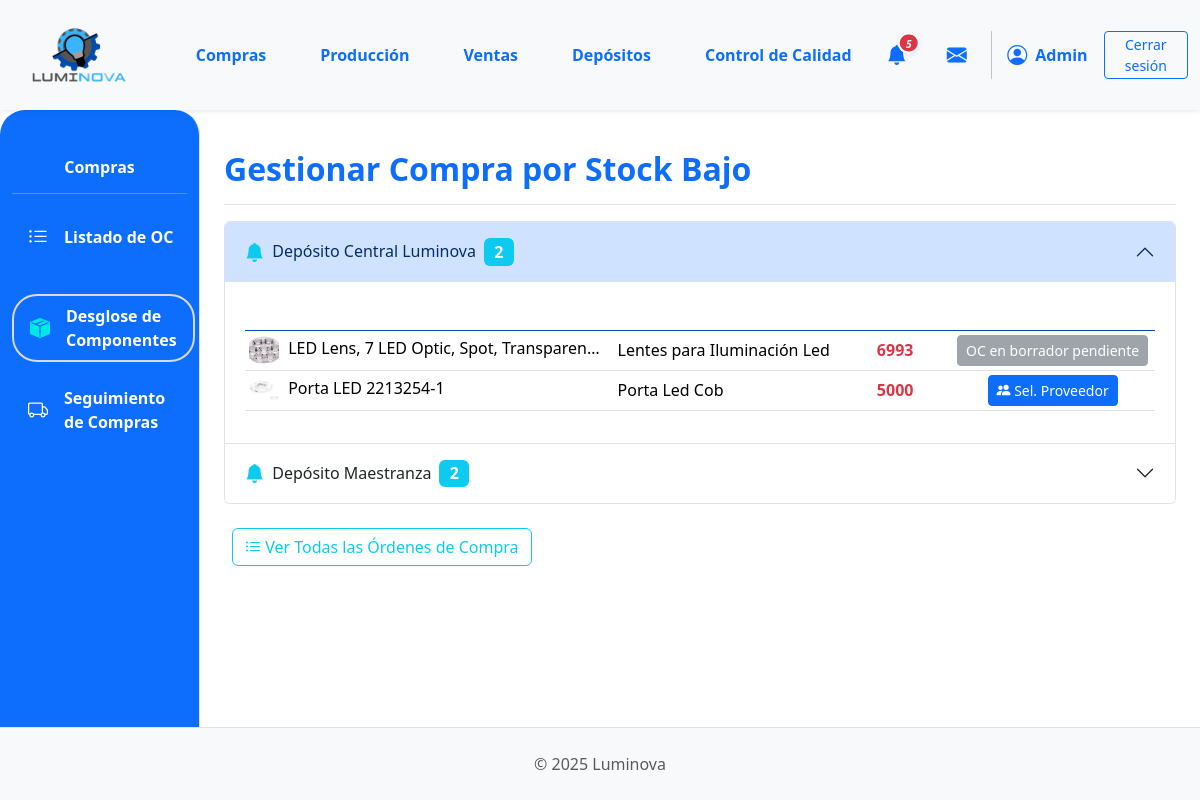
Page /compras/compras/desglose/ (signed in) on the committed database.
### App_LUMINOVA/models.py (models this page shows, shortened)
class Insumo(models.Model):
    notificado_a_compras = models.BooleanField(default=False, help_text="¿Ya fue notificado a compras por stock bajo?")
    descripcion = models.CharField(max_length=255)
    categoria = models.ForeignKey(
        CategoriaInsumo, on_delete=models.PROTECT, related_name="insumos"
    )
    fabricante = models.ForeignKey(
        Fabricante,
        on_delete=models.SET_NULL,
        null=True,
        blank=True,
        related_name="insumos_fabricados",
    )
    imagen = models.ImageField(null=True, blank=True, upload_to="insumos/")
    stock = models.IntegerField(default=0)
    cantidad_en_pedido = models.PositiveIntegerField(
        default=0, verbose_name="Cantidad en Pedido", blank=True, null=True
    )
    deposito = models.ForeignKey(
        "Deposito",
        on_delete=models.PROTECT,
        related_name="insumos",
        null=True,
        blank=True,
        help_text="Depósito al que pertenece este insumo",
    )

class Deposito(models.Model):
    nombre = models.CharField(max_length=100, unique=True)
    ubicacion = models.CharField(max_length=255, blank=True)
    descripcion = models.TextField(blank=True)

class CategoriaInsumo(models.Model):
    nombre = models.CharField(
        max_length=100, verbose_name="Nombre Categoría Insumo"
    )
    imagen = models.ImageField(upload_to="categorias_insumos/", null=True, blank=True)
    deposito = models.ForeignKey(
        "Deposito",
        on_delete=models.CASCADE,
        related_name="categorias_insumo",
        null=True,
        blank=True,
    )
    class Meta:
        verbose_name = "Categoría de Insumo"
        verbose_name_plural = "Categorías de Insumos"
        unique_together = ("nombre", "deposito")

### App_LUMINOVA/views_compras.py (the view)
# urls.py: path("compras/desglose/", compras_desglose_view, name="compras_desglose"),
@login_required
def compras_desglose_view(request):
    if not es_admin_o_rol(request.user, ["compras", "administrador"]):
        messages.error(request, "Acceso denegado. No tiene permisos para acceder a Compras.")
        return redirect("App_LUMINOVA:dashboard")
    logger.info("--- compras_desglose_view: INICIO ---")
    notificaciones_usuario = NotificationService.obtener_notificaciones_usuario(
        request.user, solo_no_leidas=True
    )
    if hasattr(notificaciones_usuario, 'filter'):
        notificaciones_stock_bajo = notificaciones_usuario.filter(tipo='stock_bajo')
    else:
        notificaciones_stock_bajo = [n for n in notificaciones_usuario if getattr(n, 'tipo', None) == 'stock_bajo']
    UMBRAL_STOCK_BAJO_INSUMOS = 15000
    ESTADOS_OC_POST_BORRADOR = [
        "APROBADA",
        "ENVIADA_PROVEEDOR",
        "EN_TRANSITO",
        "RECIBIDA_PARCIAL",
        "RECIBIDA_TOTAL",
        "COMPLETADA",
    ]
    from django.db.models import Sum
    insumos_con_oc_suficiente = []
    for insumo in Insumo.objects.filter(stock__lt=UMBRAL_STOCK_BAJO_INSUMOS):
        from django.db.models import Q
        total_en_ocs = Orden.objects.filter(
            tipo="compra",
            estado__in=ESTADOS_OC_POST_BORRADOR,
            insumo_principal=insumo
        ).filter(
            Q(deposito=insumo.deposito) | Q(deposito__isnull=True)
        ).aggregate(total=Sum('cantidad_principal'))['total'] or 0
        if (insumo.stock + total_en_ocs) >= UMBRAL_STOCK_BAJO_INSUMOS:
            insumos_con_oc_suficiente.append(insumo.id)
    insumos_ya_gestionados_ids = insumos_con_oc_suficiente
    logger.info(
        f"IDs de insumos que ya tienen OC post-borrador con cantidad suficiente: {list(insumos_ya_gestionados_ids)}"
    )
    all_insumos_bajo_stock = Insumo.objects.filter(stock__lt=UMBRAL_STOCK_BAJO_INSUMOS)
    logger.info(f"=== DEBUG DESGLOSE DE COMPRAS ===")
    logger.info(f"Umbral de stock bajo: {UMBRAL_STOCK_BAJO_INSUMOS}")
    if hasattr(all_insumos_bajo_stock, 'count'):
        logger.info(f"Total de insumos con stock bajo: {all_insumos_bajo_stock.count()}")
    else:
        logger.info(f"Total de insumos con stock bajo: {len(all_insumos_bajo_stock)}")
    for insumo in all_insumos_bajo_stock:
        ocs_activas = Orden.objects.filter(
            tipo="compra",
            estado__in=ESTADOS_OC_POST_BORRADOR,
            insumo_principal=insumo
        )
        total_en_ocs = ocs_activas.aggregate(total=Sum('cantidad_principal'))['total'] or 0
        stock_final = insumo.stock + total_en_ocs
        necesita_compra = stock_final < UMBRAL_STOCK_BAJO_INSUMOS
        logger.info(f"  Insumo '{insumo.descripcion}' (ID: {insumo.id}):")
        logger.info(f"    Stock actual: {insumo.stock}")
        logger.info(f"    En OCs activas: {total_en_ocs}")
        logger.info(f"    Stock proyectado: {stock_final}")
        logger.info(f"    Necesita compra: {necesita_compra}")
        logger.info(f"    OCs activas: {ocs_activas.count()}")
        for oc in ocs_activas:
            logger.info(f"      - OC #{oc.id}: Estado={oc.estado}, Cantidad={oc.cantidad_principal}")
    from collections import defaultdict
    insumos_criticos = (
        Insumo.objects.filter(stock__lt=UMBRAL_STOCK_BAJO_INSUMOS)
        .exclude(id__in=insumos_ya_gestionados_ids)
        .select_related("categoria", "deposito")
        .order_by("deposito__nombre", "categoria__nombre", "stock", "descripcion")
    )
    insumos_por_deposito = defaultdict(list)
    for insumo in insumos_criticos:
        tiene_oc_borrador = Orden.objects.filter(
            tipo="compra",
            estado="BORRADOR",
            insumo_principal=insumo,
            deposito=insumo.deposito
        ).exists()
        insumo.tiene_oc_borrador = tiene_oc_borrador
        insumos_por_deposito[insumo.deposito.nombre if insumo.deposito else "Sin depósito"].append(insumo)
    context = {
        "insumos_por_deposito": dict(insumos_por_deposito),
        "notificaciones_stock_bajo": notificaciones_stock_bajo,
        "umbral_stock_bajo": UMBRAL_STOCK_BAJO_INSUMOS,
        "titulo_seccion": "Gestionar Compra por Stock Bajo",
    }
    if hasattr(notificaciones_stock_bajo, 'count'):
        try:
            logger.info(f"Notificaciones de stock bajo: {notificaciones_stock_bajo.count()}")
        except TypeError:
            logger.info(f"Notificaciones de stock bajo: {len(list(notificaciones_stock_bajo))}")
    else:
        logger.info(f"Notificaciones de stock bajo: {len(notificaciones_stock_bajo)}")
    return render(request, "compras/compras_desglose.html", context)

### App_LUMINOVA/context_processors.py (called while the page is built)
def puede_ver_deposito_sidebar(request):
    user = getattr(request, 'user', None)
    if not user or not user.is_authenticated:
        return {'puede_ver_deposito_sidebar': False}
    if user.is_superuser:
        return {'puede_ver_deposito_sidebar': True}
    tiene_depositos = UsuarioDeposito.objects.filter(usuario=user).exists()
    if user.groups.filter(name='Depósito').exists() and tiene_depositos:
        return {'puede_ver_deposito_sidebar': True}
    return {'puede_ver_deposito_sidebar': False}

### App_LUMINOVA/models.py (called while the page is built)
    @staticmethod
    def pedidos_por_deposito(deposito_id):
        return Orden.objects.filter(insumo_principal__deposito_id=deposito_id)

    @staticmethod
    def solicitudes_por_deposito(deposito_id):
        return OrdenProduccion.objects.filter(producto_a_producir__deposito_id=deposito_id)

### App_LUMINOVA/utils.py (called while the page is built, shortened)
def es_admin_o_rol(user, roles_permitidos=None):
    if user.is_superuser:
        return True

### App_LUMINOVA/templates/compras/compras_desglose.html (shortened to what this page needs)
{% extends 'padre.html' %}
{% load static %}
{% load django_bootstrap5 %}
{% block sidebar_content %}
    {% include 'compras/compras_sidebar.html' %}
{% endblock %}
{% block content %}
<div class="d-flex justify-content-between flex-wrap flex-md-nowrap align-items-center pt-3 pb-2 mb-3 border-bottom">
    <h1 class="h2 fw-bold text-primary">{{ titulo_seccion }}</h1>
</div>
<div class="accordion" id="accordionDepositos">
  {% for deposito_nombre, insumos_list in insumos_por_deposito.items %}
    <div class="accordion-item">
      <h2 class="accordion-header" id="heading{{ forloop.counter }}">
        <button class="accordion-button {% if not forloop.first %}collapsed{% endif %}" type="button" data-bs-toggle="collapse" data-bs-target="#collapse{{ forloop.counter }}" aria-expanded="{% if forloop.first %}true{% else %}false{% endif %}" aria-controls="collapse{{ forloop.counter }}">
          <span class="me-2">
            <i class="bi bi-bell-fill" style="color: #0dcaf0; font-size: 1.2em; vertical-align: middle;"></i>
          </span>
          {{ deposito_nombre }} <span class="badge bg-info ms-2" style="font-size: 1em;">{{ insumos_list|length }}</span>
        </button>
      </h2>
      <div id="collapse{{ forloop.counter }}" class="accordion-collapse collapse {% if forloop.first %}show{% endif %}" aria-labelledby="heading{{ forloop.counter }}" data-bs-parent="#accordionDepositos">
        <div class="accordion-body">
          <table class="table table-hover table-sm align-middle">
            <thead class="color-thead">
              <tr>
                <th>Insumo</th>
                <th>Categoría</th>
                <th class="text-center">Stock Actual</th>
                <th class="text-center">Acción</th>
              </tr>
            </thead>
            <tbody>
              {% for insumo_item in insumos_list %}
                <tr>
                  <td>
                    {% if insumo_item.imagen %}
                      <img src="{{ insumo_item.imagen.url }}" alt="{{ insumo_item.descripcion }}" style="width: 30px; height: 30px; object-fit: cover; border-radius: 3px; margin-right: 5px;">
                    {% endif %}
                    {{ insumo_item.descripcion|truncatechars:40 }}
                  </td>
                  <td>{{ insumo_item.categoria.nombre|default_if_none:"N/A" }}</td>
                  <td class="text-center fw-bold text-danger">{{ insumo_item.stock }}</td>
                  <td class="text-center">
                    {% if insumo_item.tiene_oc_borrador %}
                      <button class="btn btn-sm btn-secondary" disabled>OC en borrador pendiente</button>
                    {% else %}
                      <a href="{% url 'App_LUMINOVA:compras_seleccionar_proveedor_para_insumo' insumo_item.id %}"
                         class="btn btn-sm btn-primary"
                         title="Seleccionar Proveedor para {{ insumo_item.descripcion }}">
                        <i class="bi bi-people-fill"></i> Sel. Proveedor
                      </a>
                    {% endif %}
                  </td>
                </tr>
              {% endfor %}
            </tbody>
          </table>
        </div>
      </div>
    </div>
  {% empty %}
    <p>No hay insumos críticos para gestionar.</p>
  {% endfor %}
</div>
<div class="mt-4">
    <a href="{% url 'App_LUMINOVA:compras_lista_oc' %}" class="btn btn-outline-info ms-2">
        <i class="bi bi-list-ul"></i> Ver Todas las Órdenes de Compra
    </a>
</div>
{% endblock %}

### App_LUMINOVA/templates/shared/header.html (shortened to what this page needs)
{% load static %}
<header>
    <nav class="navbar navbar-expand-lg navbar-light bg-light shadow-sm p-0">
        <div class="container-fluid d-flex align-items-center">
            <div class="col-md-3 col-lg-1">
                <a class="navbar-brand d-flex align-items-center ms-3" href="{% url 'App_LUMINOVA:dashboard' %}">
                    <img src="{% static 'img/logo.png' %}" alt="Luminova Logo" height="100" width="100" class="d-inline-block align-text-top me-2">
                </a>
            </div>
            <div class="collapse navbar-collapse" id="navbarContent" style="padding-left: 5%;">
                <ul class="navbar-nav mb-2 mb-lg-0 d-flex justify-content-around w-100">
                    <li class="nav-item"><a class="nav-link text-primary fw-bold" href="{% url 'App_LUMINOVA:compras_lista_oc' %} ">Compras</a></li>
                    <li class="nav-item"><a class="nav-link text-primary fw-bold" href="{% url 'App_LUMINOVA:produccion_principal' %}">Producción</a></li>
                    <li class="nav-item"><a class="nav-link text-primary fw-bold" href="{% url 'App_LUMINOVA:ventas_lista_ov' %}">Ventas</a></li>
                    <li class="nav-item"><a class="nav-link text-primary fw-bold" href="{% url 'App_LUMINOVA:seleccionar_deposito' %}">Depósitos</a></li>
                    <li class="nav-item"><a class="nav-link text-primary fw-bold" href="{% url 'App_LUMINOVA:control_calidad_view' %}">Control de Calidad</a></li>
                </ul>
                <div class="navbar-nav ms-auto d-flex flex-row align-items-center">
                    {% if user.is_authenticated %}
                        <div class="nav-item dropdown me-3">
                            <a class="nav-link px-2 position-relative d-flex align-items-center" href="#" role="button" data-bs-toggle="dropdown" aria-expanded="false" title="Notificaciones">
                                <i class="bi bi-bell-fill fs-5 text-primary">
                                    {% if total_notificaciones > 0 %}
                                    <span class="position-absolute translate-middle badge rounded-pill bg-danger shadow-sm" style="font-size: 0.5em; min-width:18px; border:2px solid #fff; margin-top: 3px; margin-left: 2px; display: inline-block; text-align: center;">{{ total_notificaciones }}</span>
                                    {% endif %}
                                </i>
                            </a>
                        </div>
                        <div class="nav-item dropdown ms-2" id="dropdown-mensajes">
                            <a class="nav-link px-2 position-relative d-flex align-items-center" href="#" id="mensajesDropdown" role="button" data-bs-toggle="dropdown" aria-expanded="false" title="Mensajes">
                                <i class="bi bi-envelope-fill fs-5 text-primary"></i>
                            </a>
                        </div>
                        <div class="nav-item d-flex align-items-center">
                             <i class="bi bi-person-circle fs-5 text-primary"></i>
                             <span class="ms-2 fw-bold text-primary">{{ user.first_name|default:user.username|capfirst }}</span>
                        </div>
                        <div class="nav-item ms-3">
                            <a class="btn btn-outline-primary btn-sm btn-CS" href="{% url 'App_LUMINOVA:logout' %}">Cerrar sesión</a>
                        </div>
                    {% endif %}
                </div>
            </div>
        </div>
    </nav>
</header>

### App_LUMINOVA/static/css/custom.css (style rules this page uses)
html, body { height: 100%; margin: 0; }
body { display: flex; flex-direction: column; min-height: 100vh; }
.table > thead.color-thead { --bs-table-color: white; background-color: #014BAC !important; color: white !important; border-color: #014BAC !important; }
.table > thead.color-thead > tr > th { color: inherit !important; vertical-align: middle !important; }

### App_LUMINOVA/templates/shared/header.html (style rules this page uses)
.btn-CS { --bs-btn-padding-x: 1.25rem; --bs-btn-padding-y: 0.15rem; }

### rows in the picture
Insumo: nombre "Depósito Central Luminova", insumos_list "2", imagen (picture), descripcion "LED Lens, 7 LED Optic, Spot, Transparen…", categoria.nombre "Lentes para Iluminación Led", stock "6993", shows "OC en borrador pendiente"
Insumo: imagen (picture), descripcion "Porta LED 2213254-1", categoria.nombre "Porta Led Cob", stock "5000"
Insumo: nombre "Depósito Maestranza", insumos_list "2"

### other values in the picture
{{ total_notificaciones }} "5"
{{ user.first_name|default:user.username|capfirst }} "Admin"
{{ titulo_seccion }} "Gestionar Compra por Stock Bajo"
